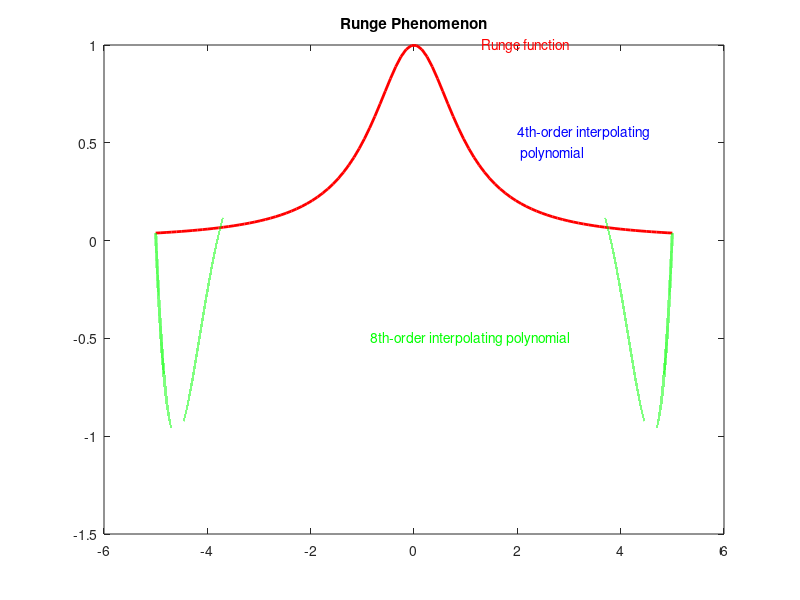

MATLAB code for this plot:
function runge1
%
%%%%%%%%%%%%%%%%%%%%% xi and yi function declaration
%
xi=inline('-5+(10*(x-1)/n)'); %when call argnames(xi) it will shows arg are x, n
                             %so when evaluate value for xi need to
                             %arguments xi(n,x)
yi=inline('1/(1+(x^2))');

%
%%%%%%%%%%%%%% plot Runge Function
%
axis([-5 5 -16 2]);  %to print x and y axis maximum value
numX=100;           %the maximum point for drawing runge function curve
for i=1:numX        %to draw curve for runge function with 100 points
        xValue(i)=xi(numX-1,i);
        yValue(i)=yi(xValue(i));
end
plot(xValue,yValue,'r','linewidth',2)
text(1.3,1,'Runge function','color','r')
hold on 
xValue=0; yValue=0;

%
%%%%%%%%%%%%%% polynomial fitting interpolating
%
for numPoint=3:2:5
    n=2*numPoint-1;   %starting from 2 points
    f=0; xValue=0; yValue=0;
    for i=1:n
        xValue(i)=xi(n-1,i);    %where n-1 is for xi(n) and i for xi(x)
        yValue(i)=yi(xValue(i));
    end
    p=polyfit(xValue,yValue,n-1);
    x=[-5:0.00001:5];
    f=polyval(p,x);
    % special drawing for 5 and 9 times polynomial
    switch(numPoint)
        case 3  %4th-order interpolating polynomial
            plot(x,f,'b','linewidth',2)
            text(2,0.5,{'4th-order interpolating',' polynomial'},'color','b')
            continue
        case 5  %8th-order interpolating polynomial
            plot(x,f,'g','linewidth',2) 
            text(-0.85,-0.5,'8th-order interpolating polynomial','color','g')
            continue
    end
end
title('Runge Phenomenon')
hold off